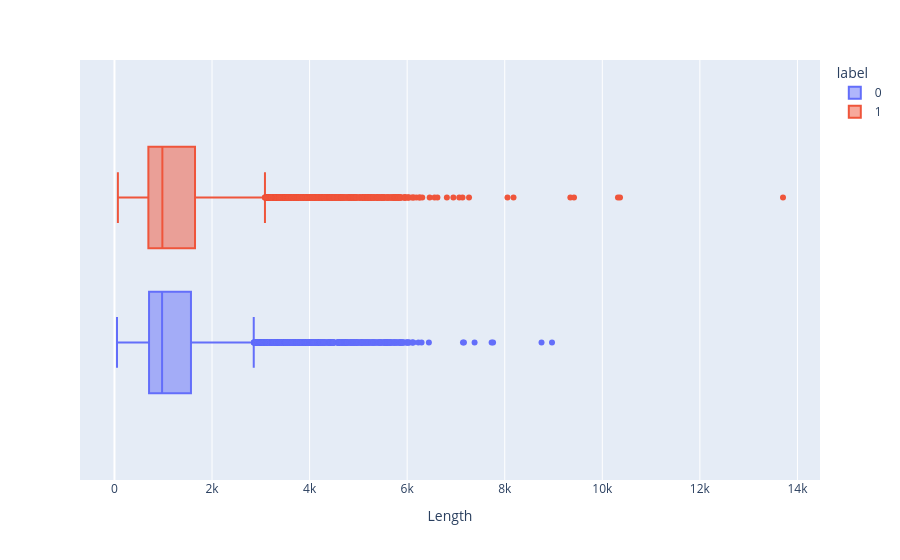

Here is the notebook cell this chart was saved with:
### Code cell
# Length's distribution per label

fig_2 = px.box(train, x = 'Length', color = 'label')
fig_2.show()

### Figure 1 — Plotly figure (JSON) as saved in the notebook; plotly's stock layout.template omitted (floating-point values rounded to 4 significant figures; data arrays with more than 128 entries replaced by an {"elided": "..."} marker saying what was removed)
{"data": [{"alignmentgroup": "True", "hovertemplate": "label=0<br>Length=%{x}<extra></extra>", "legendgroup": "0", "marker": {"color": "#636efa"}, "name": "0", "notched": false, "offsetgroup": "0", "orientation": "h", "showlegend": true, "type": "box", "x": {"elided": "12500 int values"}, "x0": " ", "xaxis": "x", "y0": " ", "yaxis": "y"}, {"alignmentgroup": "True", "hovertemplate": "label=1<br>Length=%{x}<extra></extra>", "legendgroup": "1", "marker": {"color": "#EF553B"}, "name": "1", "notched": false, "offsetgroup": "1", "orientation": "h", "showlegend": true, "type": "box", "x": {"elided": "12500 int values"}, "x0": " ", "xaxis": "x", "y0": " ", "yaxis": "y"}], "layout": {"boxmode": "group", "legend": {"title": {"text": "label"}, "tracegroupgap": 0}, "margin": {"t": 60}, "xaxis": {"anchor": "y", "domain": [0, 1], "title": {"text": "Length"}}, "yaxis": {"anchor": "x", "domain": [0, 1]}}}
